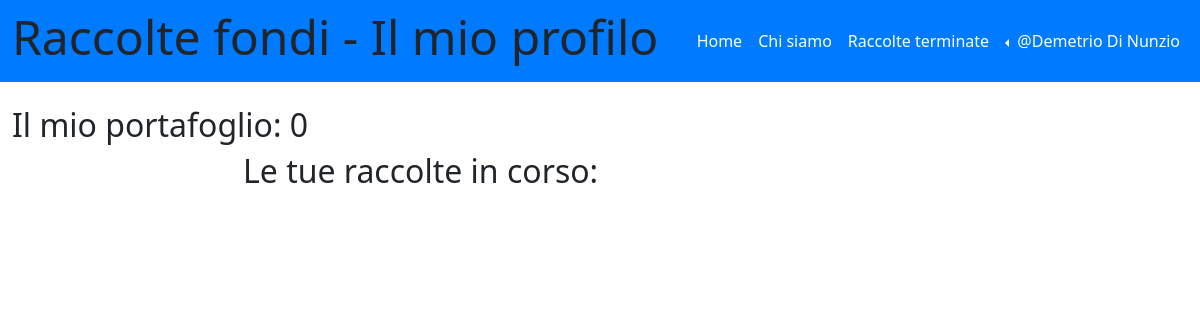
Page /le_mie_raccolte (signed in) on the earlier database version.
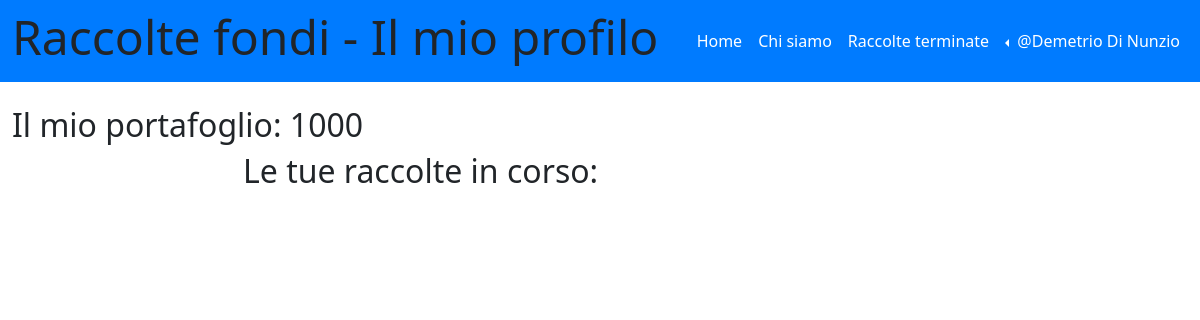
Same page on the later database version.
### tables this page shows
CREATE TABLE "utenti" (
	"id_utente"	INTEGER NOT NULL UNIQUE,
	"email"	TEXT NOT NULL UNIQUE,
	"password"	TEXT NOT NULL UNIQUE,
	"nome"	TEXT NOT NULL,
	"cognome"	TEXT NOT NULL,
	"immagine_utente"	TEXT,
	"portafoglio"	NUMERIC,
	PRIMARY KEY("id_utente" AUTOINCREMENT)
);

### app.py (the view)
@app.route('/le_mie_raccolte')
@login_required
def le_mie_raccolte():
    id_utente = current_user.id_utente
    raccolte_utente_db = raccolte_dao.get_raccolta_by_id_utente(id_utente)
    return render_template('le_mie_raccolte.html', raccolte_utente = raccolte_utente_db)

### app.py (called while the page is built)
@app.before_request
def update_before_request():
    app.logger.info('Inizio update_status_e_portafoglio')
    try:
        raccolte_dao.update_status_e_portafoglio()
        app.logger.info('Fine update_status_e_portafoglio')
    except Exception as e:
        print('Error during update:', str(e))

@login_manager.user_loader
def load_user(user_id):
    db_user = utenti_dao.get_user_by_id(user_id)
    if db_user is not None:
        user = User(id_utente=db_user['id_utente'], nome=db_user['nome'], cognome=db_user['cognome'], email=db_user['email'], password=db_user['password'], immagine_utente=db_user['immagine_utente'], portafoglio=db_user['portafoglio'])
    else:
        user = None
    return user

### raccolte_dao.py (called while the page is built)
def get_raccolta_by_id_utente(id_utente):
    conn = sqlite3.connect('db/raccolte_fondi.db')
    conn.row_factory = sqlite3.Row
    cursor = conn.cursor()
    sql = 'SELECT * FROM raccolte WHERE raccolte.organizzatore_raccolta = ?'
    cursor.execute(sql, (id_utente,))
    raccolte_utente = cursor.fetchall()
    cursor.close()
    conn.close()
    return raccolte_utente

### templates/le_mie_raccolte.html (shortened to what this page needs)
{% extends "base.html" %}
{% block page_name%}Il mio profilo{%endblock%}
{% block content %}
{% if current_user.is_authenticated %}
<h2>Il mio portafoglio: {{ current_user.portafoglio }}</h2>
<main class="col-lg-9 col-md-12">
    <div class="container">
        <div class="row">
            <div class="col-3">
            </div>
            <div class="col-9">
                <h2>Le tue raccolte in corso:</h2>
            </div>
        </div>
    </div>
</main>
{% else %}
<h1>Devi essere autenticato per visualizzare le tue raccolte fondi.</h1>
{% endif %}
{% endblock %}

### templates/base.html (shortened to what this page needs)
<!doctype html>
<html lang="en">
<head>
  <link href="https://cdn.jsdelivr.net/npm/bootstrap@5.3.2/dist/css/bootstrap.min.css" rel="stylesheet"
>
  <link rel="stylesheet" href="https://cdn.jsdelivr.net/npm/bootstrap-icons@1.11.2/font/bootstrap-icons.min.css">
  <link rel="stylesheet" href="{{ url_for('static', filename='style.css') }}">
</head>
<body>
  <header id="myheader">
    <nav class="navbar navbar-dark navbar-expand-lg mynavbar">
      <div class="container-fluid">
        <h1 class="display-5">Raccolte fondi - {% block page_name %}{% endblock %}</h1>
        <div class="collapse navbar-collapse" id="navbarSupportedContent">
          <ul class="navbar-nav ms-auto">
            <li class="nav-item">
              <a class="nav-link {%block home_active%}{% endblock %}" aria-current="page" href="/">Home</a>
            </li>
            <li class="nav-item">
              <a class="nav-link {%block about_active%}{% endblock %}" href="{{ url_for('about') }}">Chi siamo</a>
            </li>
            <li class="nav-item">
                <a class="nav-link {%block raccolte_terminate_active%}{% endblock %}" href="{{ url_for('raccolte_terminate') }}">Raccolte terminate</a>
              </li>
            {% if current_user.is_authenticated %}
            <li class="nav-item dropdown dropstart">
              <a class="nav-link dropdown-toggle" href="#" role="button" data-bs-toggle="dropdown"
                aria-expanded="false">
                @{{current_user.nome}} {{current_user.cognome}}
              </a>
            </li>
            {% else %}
            <li class="nav-item">
              <a class="nav-link {%block signup_active%}{% endblock %}" aria-current="page"
                href="{{ url_for('iscriviti') }}">Registrati</a>
            </li>
            {% endif %}
          </ul>
        </div>
      </div>
    </nav>
  </header>
  <div class="container-fluid mt-4">
    <div class="row">
      {%block content %}{% endblock %}
    </div>
  </div>
</body>
</html>

Differences in the rows shown:
changed utenti "Demetrio": portafoglio "0" → "1000"
